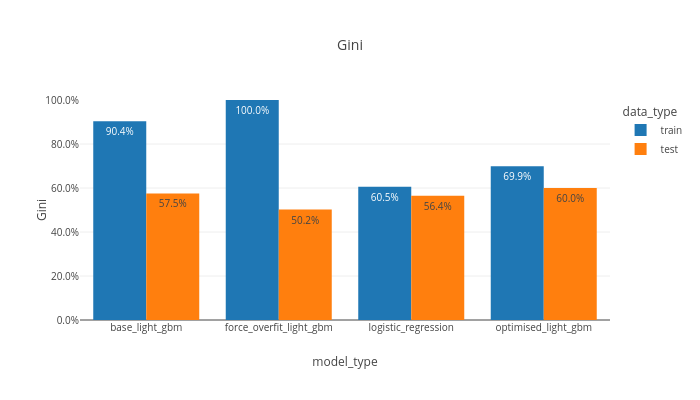
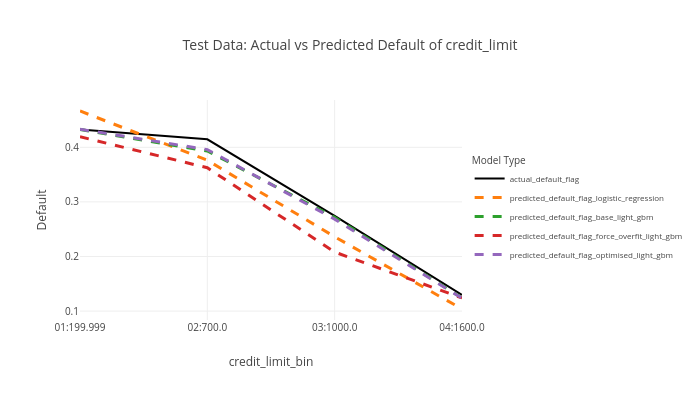
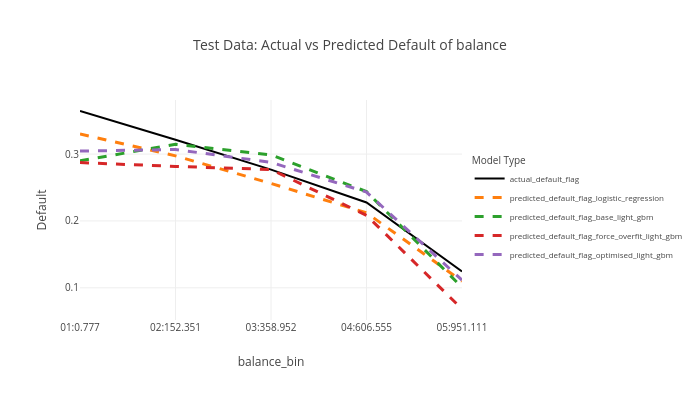
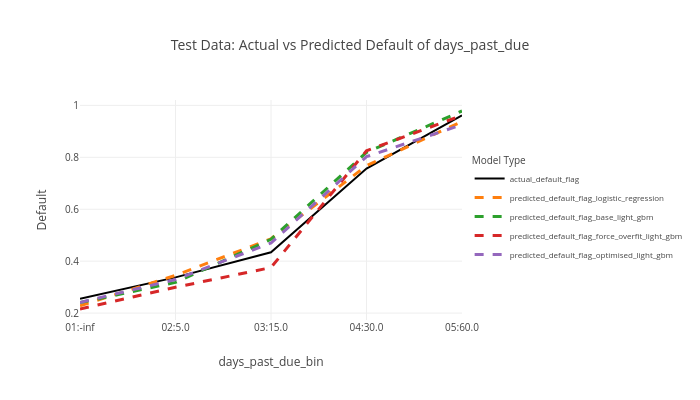

Notebook code cell kept with these figures, in order:
### Markdown cell above
<h2>4. Run Model Performance Comparison</h2>

### Code cell
%run ./04_model_performance_comparison.ipynb

### Figure 1 — Plotly figure (JSON) as saved in the notebook; plotly's stock layout.template omitted (floating-point values rounded to 4 significant figures)
{"data": [{"alignmentgroup": "True", "bingroup": "x", "histfunc": "sum", "hovertemplate": "data_type=train<br>model_type=%{x}<br>sum of gini=%{y}<extra></extra>", "legendgroup": "train", "marker": {"color": "#1F77B4", "pattern": {"shape": ""}}, "name": "train", "offsetgroup": "train", "orientation": "v", "showlegend": true, "textposition": "inside", "texttemplate": "%{value}", "type": "histogram", "x": ["base_light_gbm", "force_overfit_light_gbm", "logistic_regression", "optimised_light_gbm"], "xaxis": "x", "y": [0.9039, 1.0, 0.6053, 0.6986], "yaxis": "y"}, {"alignmentgroup": "True", "bingroup": "x", "histfunc": "sum", "hovertemplate": "data_type=test<br>model_type=%{x}<br>sum of gini=%{y}<extra></extra>", "legendgroup": "test", "marker": {"color": "#FF7F0E", "pattern": {"shape": ""}}, "name": "test", "offsetgroup": "test", "orientation": "v", "showlegend": true, "textposition": "inside", "texttemplate": "%{value}", "type": "histogram", "x": ["base_light_gbm", "force_overfit_light_gbm", "logistic_regression", "optimised_light_gbm"], "xaxis": "x", "y": [0.5753, 0.5022, 0.5645, 0.6003], "yaxis": "y"}], "layout": {"autosize": true, "barmode": "group", "font": {"size": 10}, "height": 400, "legend": {"title": {"text": "data_type"}, "tracegroupgap": 0}, "title": {"text": "Gini"}, "width": 700, "xaxis": {"anchor": "y", "automargin": true, "domain": [0, 1], "title": {"text": "model_type"}}, "yaxis": {"anchor": "x", "automargin": true, "domain": [0, 1], "range": [0, 1], "tickformat": ".1%", "title": {"text": "Gini"}}}}

### Figure 2 — Plotly figure (JSON) as saved in the notebook; plotly's stock layout.template omitted (floating-point values rounded to 4 significant figures)
{"data": [{"hovertemplate": "variable=actual_default_flag<br>credit_limit_bin=%{x}<br>value=%{y}<extra></extra>", "legendgroup": "actual_default_flag", "line": {"color": "black", "dash": "solid", "width": 2}, "marker": {"symbol": "circle"}, "mode": "lines", "name": "actual_default_flag", "orientation": "v", "showlegend": true, "type": "scatter", "x": ["01:199.999", "02:700.0", "03:1000.0", "04:1600.0"], "xaxis": "x", "y": [0.4328, 0.4146, 0.2744, 0.1294], "yaxis": "y"}, {"hovertemplate": "variable=predicted_default_flag_logistic_regression<br>credit_limit_bin=%{x}<br>value=%{y}<extra></extra>", "legendgroup": "predicted_default_flag_logistic_regression", "line": {"color": "#FF7F0E", "dash": "dash", "width": 3}, "marker": {"symbol": "circle"}, "mode": "lines", "name": "predicted_default_flag_logistic_regression", "orientation": "v", "showlegend": true, "type": "scatter", "x": ["01:199.999", "02:700.0", "03:1000.0", "04:1600.0"], "xaxis": "x", "y": [0.4665, 0.3763, 0.2361, 0.1038], "yaxis": "y"}, {"hovertemplate": "variable=predicted_default_flag_base_light_gbm<br>credit_limit_bin=%{x}<br>value=%{y}<extra></extra>", "legendgroup": "predicted_default_flag_base_light_gbm", "line": {"color": "#2CA02C", "dash": "dash", "width": 3}, "marker": {"symbol": "circle"}, "mode": "lines", "name": "predicted_default_flag_base_light_gbm", "orientation": "v", "showlegend": true, "type": "scatter", "x": ["01:199.999", "02:700.0", "03:1000.0", "04:1600.0"], "xaxis": "x", "y": [0.4325, 0.3933, 0.2717, 0.1238], "yaxis": "y"}, {"hovertemplate": "variable=predicted_default_flag_force_overfit_light_gbm<br>credit_limit_bin=%{x}<br>value=%{y}<extra></extra>", "legendgroup": "predicted_default_flag_force_overfit_light_gbm", "line": {"color": "#D62728", "dash": "dash", "width": 3}, "marker": {"symbol": "circle"}, "mode": "lines", "name": "predicted_default_flag_force_overfit_light_gbm", "orientation": "v", "showlegend": true, "type": "scatter", "x": ["01:199.999", "02:700.0", "03:1000.0", "04:1600.0"], "xaxis": "x", "y": [0.4194, 0.3625, 0.2081, 0.124], "yaxis": "y"}, {"hovertemplate": "variable=predicted_default_flag_optimised_light_gbm<br>credit_limit_bin=%{x}<br>value=%{y}<extra></extra>", "legendgroup": "predicted_default_flag_optimised_light_gbm", "line": {"color": "#9467BD", "dash": "dash", "width": 3}, "marker": {"symbol": "circle"}, "mode": "lines", "name": "predicted_default_flag_optimised_light_gbm", "orientation": "v", "showlegend": true, "type": "scatter", "x": ["01:199.999", "02:700.0", "03:1000.0", "04:1600.0"], "xaxis": "x", "y": [0.433, 0.3958, 0.2684, 0.1233], "yaxis": "y"}], "layout": {"autosize": true, "font": {"size": 10}, "height": 400, "legend": {"font": {"size": 8}, "title": {"text": "Model Type"}, "tracegroupgap": 0, "y": 0.5}, "title": {"text": "Test Data: Actual vs Predicted Default of credit_limit"}, "width": 700, "xaxis": {"anchor": "y", "automargin": true, "domain": [0, 1], "title": {"text": "credit_limit_bin"}}, "yaxis": {"anchor": "x", "automargin": true, "domain": [0, 1], "showticklabels": true, "title": {"text": "Default"}}}}

### Figure 3 — Plotly figure (JSON) as saved in the notebook; plotly's stock layout.template omitted (floating-point values rounded to 4 significant figures)
{"data": [{"hovertemplate": "variable=actual_default_flag<br>balance_bin=%{x}<br>value=%{y}<extra></extra>", "legendgroup": "actual_default_flag", "line": {"color": "black", "dash": "solid", "width": 2}, "marker": {"symbol": "circle"}, "mode": "lines", "name": "actual_default_flag", "orientation": "v", "showlegend": true, "type": "scatter", "x": ["01:0.777", "02:152.351", "03:358.952", "04:606.555", "05:951.111"], "xaxis": "x", "y": [0.3644, 0.3214, 0.2768, 0.2277, 0.1244], "yaxis": "y"}, {"hovertemplate": "variable=predicted_default_flag_logistic_regression<br>balance_bin=%{x}<br>value=%{y}<extra></extra>", "legendgroup": "predicted_default_flag_logistic_regression", "line": {"color": "#FF7F0E", "dash": "dash", "width": 3}, "marker": {"symbol": "circle"}, "mode": "lines", "name": "predicted_default_flag_logistic_regression", "orientation": "v", "showlegend": true, "type": "scatter", "x": ["01:0.777", "02:152.351", "03:358.952", "04:606.555", "05:951.111"], "xaxis": "x", "y": [0.3301, 0.2973, 0.2561, 0.2122, 0.1099], "yaxis": "y"}, {"hovertemplate": "variable=predicted_default_flag_base_light_gbm<br>balance_bin=%{x}<br>value=%{y}<extra></extra>", "legendgroup": "predicted_default_flag_base_light_gbm", "line": {"color": "#2CA02C", "dash": "dash", "width": 3}, "marker": {"symbol": "circle"}, "mode": "lines", "name": "predicted_default_flag_base_light_gbm", "orientation": "v", "showlegend": true, "type": "scatter", "x": ["01:0.777", "02:152.351", "03:358.952", "04:606.555", "05:951.111"], "xaxis": "x", "y": [0.29, 0.3146, 0.2988, 0.2438, 0.1007], "yaxis": "y"}, {"hovertemplate": "variable=predicted_default_flag_force_overfit_light_gbm<br>balance_bin=%{x}<br>value=%{y}<extra></extra>", "legendgroup": "predicted_default_flag_force_overfit_light_gbm", "line": {"color": "#D62728", "dash": "dash", "width": 3}, "marker": {"symbol": "circle"}, "mode": "lines", "name": "predicted_default_flag_force_overfit_light_gbm", "orientation": "v", "showlegend": true, "type": "scatter", "x": ["01:0.777", "02:152.351", "03:358.952", "04:606.555", "05:951.111"], "xaxis": "x", "y": [0.2873, 0.2816, 0.2769, 0.2084, 0.06828], "yaxis": "y"}, {"hovertemplate": "variable=predicted_default_flag_optimised_light_gbm<br>balance_bin=%{x}<br>value=%{y}<extra></extra>", "legendgroup": "predicted_default_flag_optimised_light_gbm", "line": {"color": "#9467BD", "dash": "dash", "width": 3}, "marker": {"symbol": "circle"}, "mode": "lines", "name": "predicted_default_flag_optimised_light_gbm", "orientation": "v", "showlegend": true, "type": "scatter", "x": ["01:0.777", "02:152.351", "03:358.952", "04:606.555", "05:951.111"], "xaxis": "x", "y": [0.3045, 0.3068, 0.2877, 0.2432, 0.1115], "yaxis": "y"}], "layout": {"autosize": true, "font": {"size": 10}, "height": 400, "legend": {"font": {"size": 8}, "title": {"text": "Model Type"}, "tracegroupgap": 0, "y": 0.5}, "title": {"text": "Test Data: Actual vs Predicted Default of balance"}, "width": 700, "xaxis": {"anchor": "y", "automargin": true, "domain": [0, 1], "title": {"text": "balance_bin"}}, "yaxis": {"anchor": "x", "automargin": true, "domain": [0, 1], "showticklabels": true, "title": {"text": "Default"}}}}

### Figure 4 — Plotly figure (JSON) as saved in the notebook; plotly's stock layout.template omitted (floating-point values rounded to 4 significant figures)
{"data": [{"hovertemplate": "variable=actual_default_flag<br>days_past_due_bin=%{x}<br>value=%{y}<extra></extra>", "legendgroup": "actual_default_flag", "line": {"color": "black", "dash": "solid", "width": 2}, "marker": {"symbol": "circle"}, "mode": "lines", "name": "actual_default_flag", "orientation": "v", "showlegend": true, "type": "scatter", "x": ["01:-inf", "02:5.0", "03:15.0", "04:30.0", "05:60.0"], "xaxis": "x", "y": [0.2548, 0.3376, 0.4343, 0.7568, 0.9615], "yaxis": "y"}, {"hovertemplate": "variable=predicted_default_flag_logistic_regression<br>days_past_due_bin=%{x}<br>value=%{y}<extra></extra>", "legendgroup": "predicted_default_flag_logistic_regression", "line": {"color": "#FF7F0E", "dash": "dash", "width": 3}, "marker": {"symbol": "circle"}, "mode": "lines", "name": "predicted_default_flag_logistic_regression", "orientation": "v", "showlegend": true, "type": "scatter", "x": ["01:-inf", "02:5.0", "03:15.0", "04:30.0", "05:60.0"], "xaxis": "x", "y": [0.2283, 0.3452, 0.4862, 0.7676, 0.9381], "yaxis": "y"}, {"hovertemplate": "variable=predicted_default_flag_base_light_gbm<br>days_past_due_bin=%{x}<br>value=%{y}<extra></extra>", "legendgroup": "predicted_default_flag_base_light_gbm", "line": {"color": "#2CA02C", "dash": "dash", "width": 3}, "marker": {"symbol": "circle"}, "mode": "lines", "name": "predicted_default_flag_base_light_gbm", "orientation": "v", "showlegend": true, "type": "scatter", "x": ["01:-inf", "02:5.0", "03:15.0", "04:30.0", "05:60.0"], "xaxis": "x", "y": [0.2402, 0.3182, 0.4841, 0.819, 0.9784], "yaxis": "y"}, {"hovertemplate": "variable=predicted_default_flag_force_overfit_light_gbm<br>days_past_due_bin=%{x}<br>value=%{y}<extra></extra>", "legendgroup": "predicted_default_flag_force_overfit_light_gbm", "line": {"color": "#D62728", "dash": "dash", "width": 3}, "marker": {"symbol": "circle"}, "mode": "lines", "name": "predicted_default_flag_force_overfit_light_gbm", "orientation": "v", "showlegend": true, "type": "scatter", "x": ["01:-inf", "02:5.0", "03:15.0", "04:30.0", "05:60.0"], "xaxis": "x", "y": [0.2158, 0.2995, 0.3755, 0.8254, 0.9616], "yaxis": "y"}, {"hovertemplate": "variable=predicted_default_flag_optimised_light_gbm<br>days_past_due_bin=%{x}<br>value=%{y}<extra></extra>", "legendgroup": "predicted_default_flag_optimised_light_gbm", "line": {"color": "#9467BD", "dash": "dash", "width": 3}, "marker": {"symbol": "circle"}, "mode": "lines", "name": "predicted_default_flag_optimised_light_gbm", "orientation": "v", "showlegend": true, "type": "scatter", "x": ["01:-inf", "02:5.0", "03:15.0", "04:30.0", "05:60.0"], "xaxis": "x", "y": [0.2411, 0.3294, 0.47, 0.8025, 0.9257], "yaxis": "y"}], "layout": {"autosize": true, "font": {"size": 10}, "height": 400, "legend": {"font": {"size": 8}, "title": {"text": "Model Type"}, "tracegroupgap": 0, "y": 0.5}, "title": {"text": "Test Data: Actual vs Predicted Default of days_past_due"}, "width": 700, "xaxis": {"anchor": "y", "automargin": true, "domain": [0, 1], "title": {"text": "days_past_due_bin"}}, "yaxis": {"anchor": "x", "automargin": true, "domain": [0, 1], "showticklabels": true, "title": {"text": "Default"}}}}
